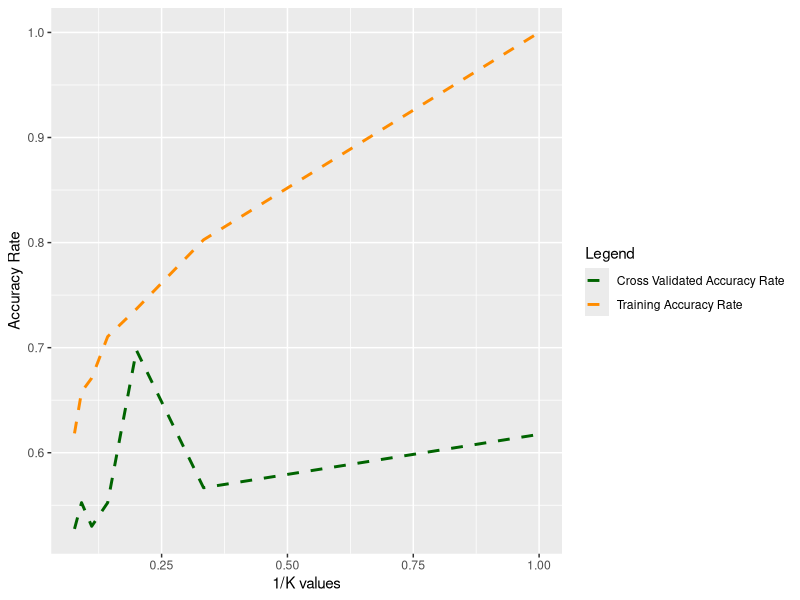

Generate this figure with R:
setwd(setwd("C:/Users/Asus/Desktop/AI Assignment"))
set.seed(42)


# Installed class library for knn model

library(class) # for `knn`

features <-  read.csv(file = './40280938_features.csv', header = TRUE)


# Choosing only a, j and all non-letter 

a_letters <- features[1:8,]
j_letters <- features[73:80,]
all_non_letters <- features[81:140,]


# Adding all the data required for 2.1 in a separate dataframe

new_features <- rbind(a_letters, j_letters, all_non_letters)


# Making label as categorical factor so everything is classified


levels = c("a","j", "sad", "smiley", "xclaim")

labels = c("letter","letter","sad", "smiley", "xclaim" )


new_features$label <- factor(new_features$label,
                        levels = levels, labels = labels)


str(new_features)


nrow(new_features)


set.seed(42)

# Printing out summary and sample head

summary(new_features)
head(new_features, 10)



# shuffling data
# ~~~~~~~~~~~~~~~~


new_features <- new_features[sample(nrow(new_features)),]

new_features

head(new_features, 10)


# Splicing data
# ~~~~~~~~~~~~~~~~~~~~~~~~~~~~

# We use 1.0 as we have to use the entire training data and no separate test data

new_features_fold <- sample(1:nrow(new_features),size=nrow(new_features)*1,replace = FALSE) #random selection of 100% data.


# Classification
# ~~~~~~~~~~~~~~

# features for classification:
fs = c('nr_pix', 'aspect_ratio', 'rows_with_1', 'cols_with_1')




# 2.1

# Accuracy of all knn classification models

accs_2_1=c()

# Seperate k values to go through

knn_values <- c(1, 3, 5, 7, 9, 11, 13)

# Performing knn classification and printing it

for (i in knn_values) {
  
  train_items_this_fold  = new_features[new_features_fold,] 
  validation_items_this_fold = new_features[new_features_fold,]
  
  # fit knn model on this fold
  
  predictions = knn(train_items_this_fold[,fs], 
                    validation_items_this_fold[,fs], 
                    train_items_this_fold$label, k=i)
  predictions
  
  correct_list = predictions == validation_items_this_fold$label
  nr_correct = nrow(validation_items_this_fold[correct_list,])
  
  acc_rate = nr_correct/nrow(validation_items_this_fold)
  accs_2_1[i] = acc_rate
  print(acc_rate)
}

accs_2_1 <- accs_2_1[!is.na(accs_2_1)]
accs_2_1

# 2.2

# Seperate k values to go through

knn_values <- c(1, 3, 5, 7, 9, 11, 13)

# Accuracy of all cross validated knn models

accs_2_2=c()


library(caret)

for (i in knn_values) {
  
  # define training control
  train_control <- trainControl(method="cv", number=5)
  
  tune_grid <- expand.grid(k = i)
  
  # train the model
  model <- train(label~nr_pix+aspect_ratio+cols_with_1+rows_with_1, data=new_features, 
                 trControl=train_control, tuneGrid=tune_grid, method="knn")
  # summarize results
  print(model)
  
  # Store accuracy rate
  
  accs_2_2[i] = model$results$Accuracy
  
}


accs_2_2 <- accs_2_2[!is.na(accs_2_2)]

accs_2_2


# 2.3


# k value = 1 has the best k value with highest accuracy


# define training control
train_control_3 <- trainControl(method="cv", number=5)

tune_grid_3 <- expand.grid(k = 1)

# train the model
model_3 <- train(label~nr_pix+aspect_ratio+cols_with_1+rows_with_1, data=new_features, 
               trControl=train_control_3, tuneGrid=tune_grid_3, method="knn")
# summarize results
print(model_3)



confusionMatrix(model_3)





# 2.4


# Installing ggplot2 library

library(ggplot2)


# Making a dataframe of all the accuracies and the k-values

plotting_data_frame <- data.frame(accs_2_1,accs_2_2, knn_values)

plotting_data_frame

# Plotting the results

plot_2 <- ggplot()+
  geom_line(data=plotting_data_frame,aes(y=accs_2_1,x= 1/knn_values,colour="Training Accuracy Rate"),size=1, linetype="dashed" )+
  geom_line(data=plotting_data_frame,aes(y=accs_2_2,x= 1/knn_values,colour="Cross Validated Accuracy Rate"),size=1, linetype="dashed") +
  scale_color_manual(name = "Legend", values = c("Training Accuracy Rate" = "darkorange", "Cross Validated Accuracy Rate"= "darkgreen")) + labs(y= "Accuracy Rate", x = "1/K values")

plot_2









